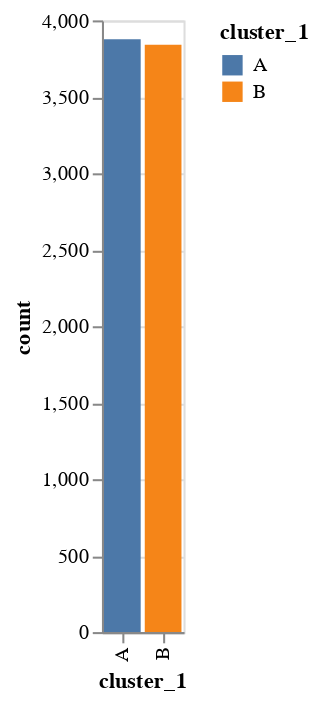

Notebook code cell kept with this figure:
### Code cell
show_b_stats('cluster_1', df_clustered)

### Figure 1 — Vega-Lite specification as saved in the notebook (floating-point values rounded to 4 significant figures)
{"config": {"view": {"continuousWidth": 300, "continuousHeight": 300}}, "data": {"name": "data-8b9f27210e93ff8700fe01dd3ebdf206"}, "mark": {"type": "bar", "tooltip": true}, "encoding": {"color": {"field": "cluster_1", "type": "nominal"}, "x": {"field": "cluster_1", "type": "nominal"}, "y": {"field": "count", "type": "quantitative"}}, "params": [{"name": "param_1", "select": {"type": "interval", "encodings": ["x", "y"]}, "bind": "scales"}], "$schema": "https://vega.github.io/schema/vega-lite/v5.20.1.json", "datasets": {"data-8b9f27210e93ff8700fe01dd3ebdf206": [{"cluster_1": "A", "count": 3877}, {"cluster_1": "B", "count": 3841}]}}
